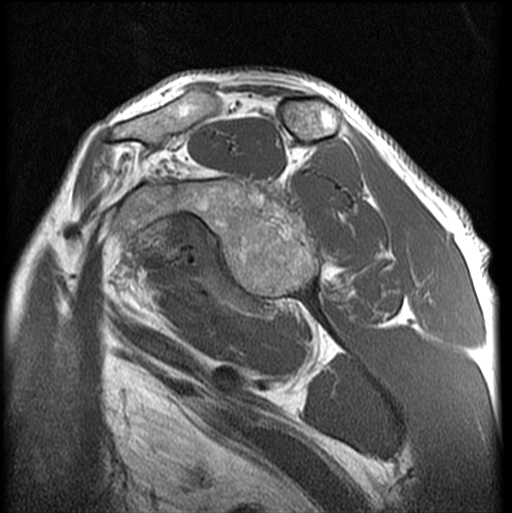
#> input picture Assignment 1/MR.pgm, 512 x 513 px, found by its file name
$ python Inversion.py
#> lines starting #> are read from the running program, lines starting #| are printed output that depends on the picture
import cv2
import numpy as np
import matplotlib.pyplot as plt
image=cv2.imread('./Assignment 1/MR.pgm',0)
#> image is the input picture: shape (513, 512); min 0, max 255, mean 80.2
height=image.shape[0]
#> height = 513
width=image.shape[1]
#> width = 512
image2=np.ones((height,width),dtype=np.uint8)
hi=[0]*256
ho=[0]*256
for i in range(height):
    for j in range(width):
        image2[i][j]=255-image[i][j]
        hi[image[i][j]]+=1
        ho[image2[i][j]]+=1
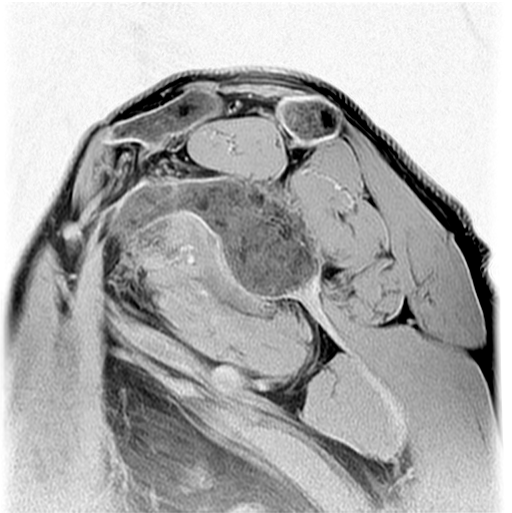
#> image2: shape (513, 512); min 0, max 255, mean 174.8
#> after the loop, hi = 256 values, max 8774 at index 0, min 82 at index 243, mean 1026; ho = 256 values, max 8774 at index 255, min 82 at index 12, mean 1026
cv2.imshow('Orignal Image',image)
cv2.imshow('Inversion Image',image2)
for i in range(256):
    hi[i]=hi[i]/(height*width)
    ho[i]=ho[i]/(height*width)
#> after the loop, hi = 256 values, max 0.0334 at index 0, min 0.000312 at index 243, mean 0.00391; ho = 256 values, max 0.0334 at index 255, min 0.000312 at index 12, mean 0.00391
plt.plot(hi)
plt.title('Input Image Histogram')
plt.show()
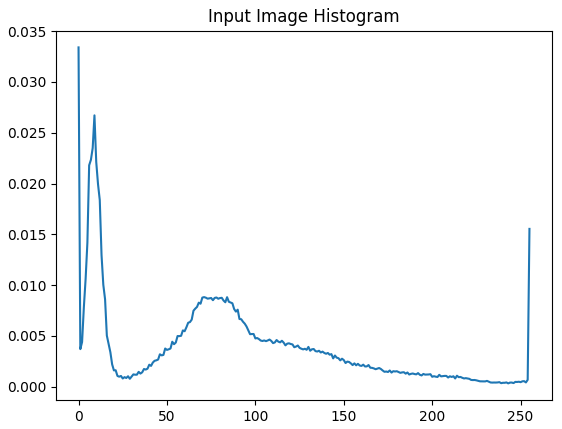
#> figure drawn by matplotlib, 1 panel; curve peaks at x = 0, y = 0.0334
plt.plot(ho)
plt.title('Output Image Histogram')
plt.show()
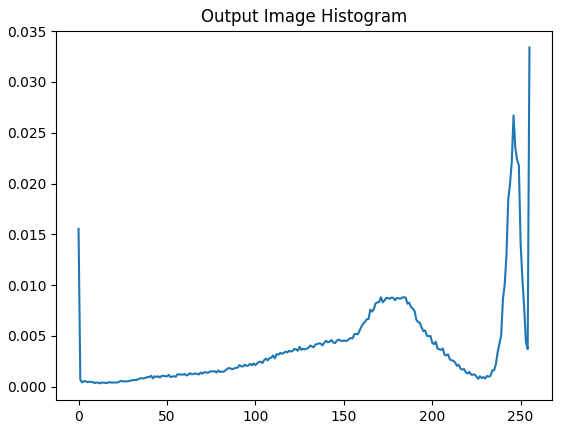
#> figure drawn by matplotlib, 1 panel; curve peaks at x = 255, y = 0.0334
cv2.waitKey(0)
cv2.destroyAllWindows()

$ run again, with Assignment 1/ultrasound.pgm copied over Assignment 1/MR.pgm
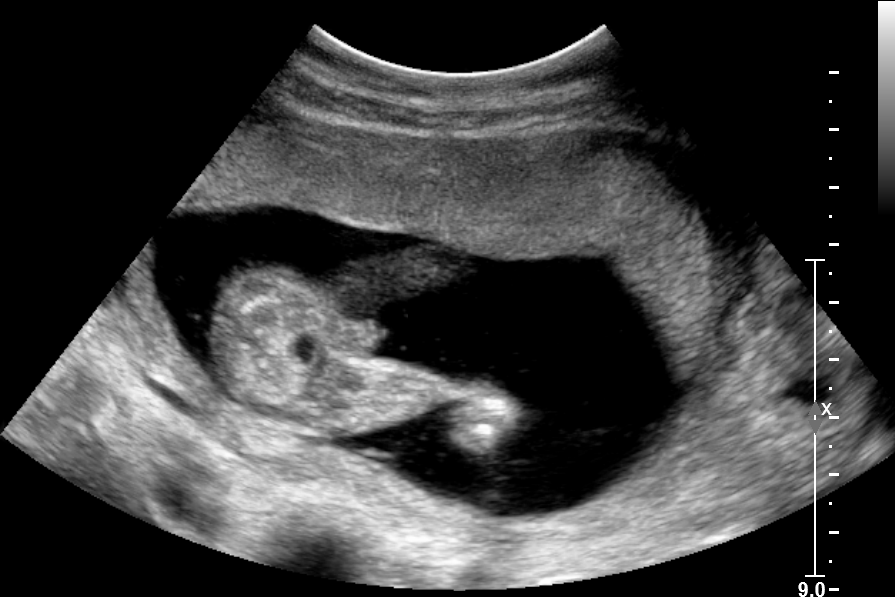
#> input picture Assignment 1/ultrasound.pgm, 895 x 597 px, found by its file name
#> image is the input picture: shape (597, 895); min 0, max 255, mean 59.1
#> after the loop `for i in range(height):`:
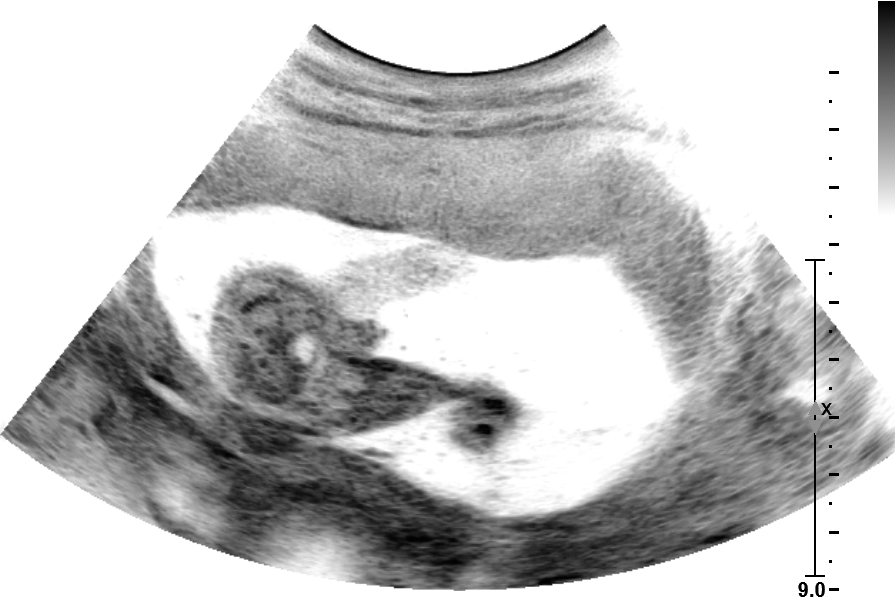
#> image2: shape (597, 895); min 0, max 255, mean 195.9
#> after the loop `for i in range(height):`: hi = 256 values, max 247707 at index 0, min 0 at index 7, mean 2087.2; ho = 256 values, max 247707 at index 255, min 0 at index 21, mean 2087.2
#> after the loop `for i in range(256):`: hi = 256 values, max 0.464 at index 0, min 0 at index 7, mean 0.00391; ho = 256 values, max 0.464 at index 255, min 0 at index 21, mean 0.00391
#> `plt.show()`:
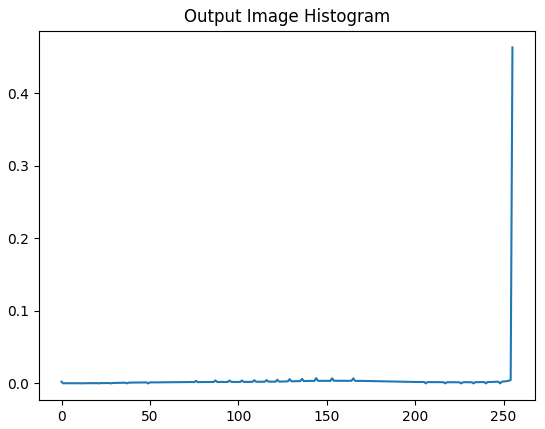
#> figure drawn by matplotlib, 1 panel; curve peaks at x = 255, y = 0.464

$ run again, with Assignment 1/boats.bmp saved as Assignment 1/MR.pgm
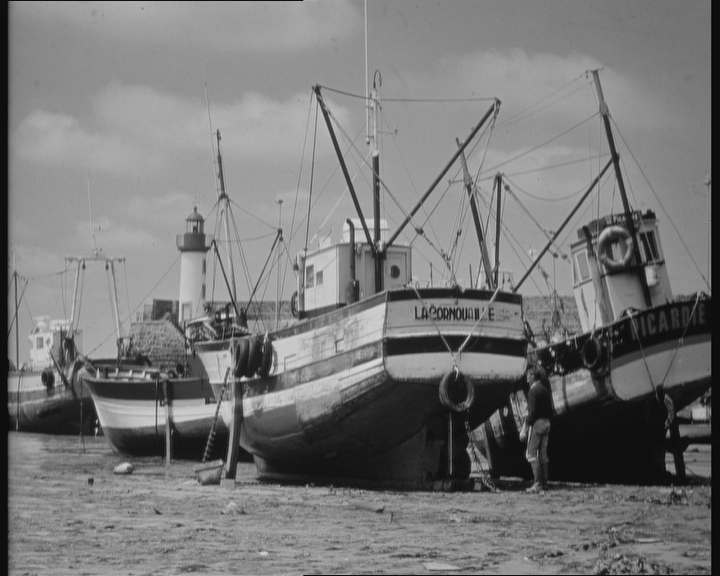
#> input picture Assignment 1/boats.bmp, 720 x 576 px, found by its file name
#> image is the input picture: shape (576, 720); min 3, max 220, mean 120
#> after the loop `for i in range(height):`:
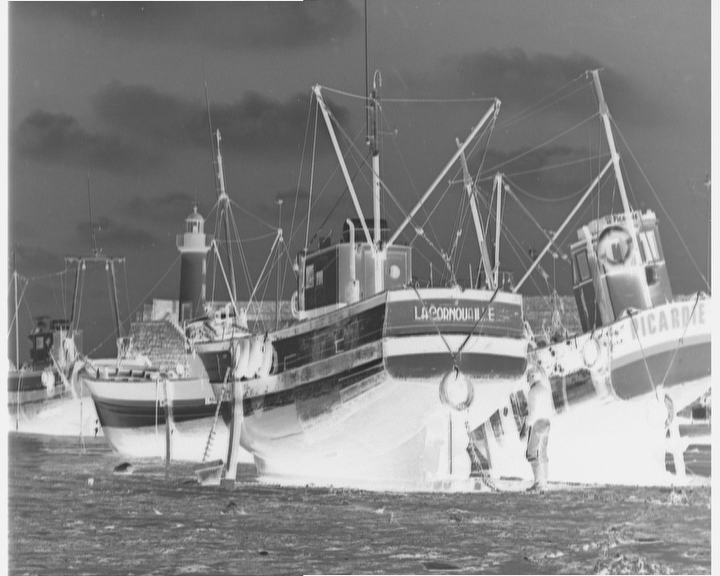
#> image2: shape (576, 720); min 35, max 252, mean 135
#> after the loop `for i in range(height):`: hi = 256 values, max 7480 at index 157, min 0 at index 0, mean 1620; ho = 256 values, max 7480 at index 98, min 0 at index 0, mean 1620
#> after the loop `for i in range(256):`: hi = 256 values, max 0.018 at index 157, min 0 at index 0, mean 0.00391; ho = 256 values, max 0.018 at index 98, min 0 at index 0, mean 0.00391
#> `plt.show()`:
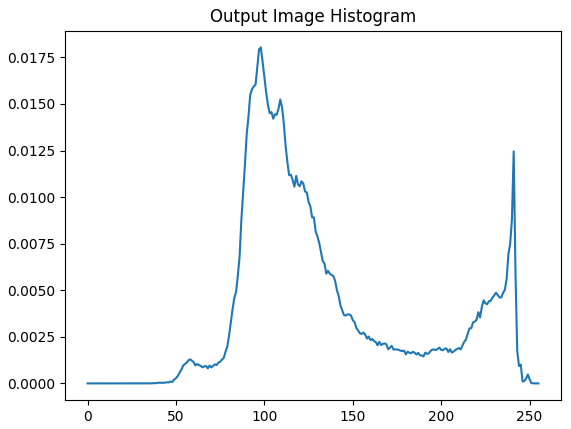
#> figure drawn by matplotlib, 1 panel; curve peaks at x = 98, y = 0.018
